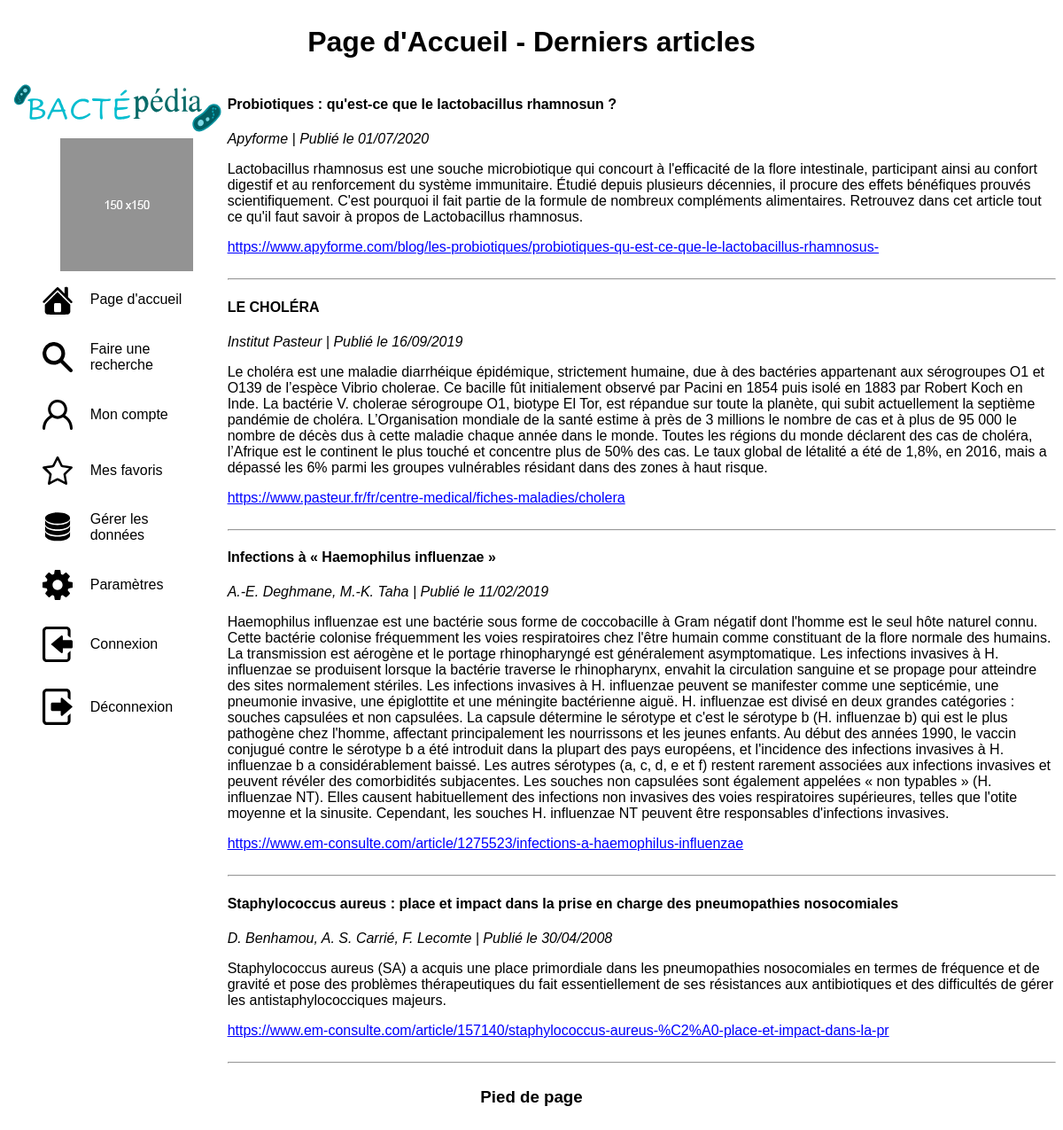
Page /page/accueil.php on the earlier database version.
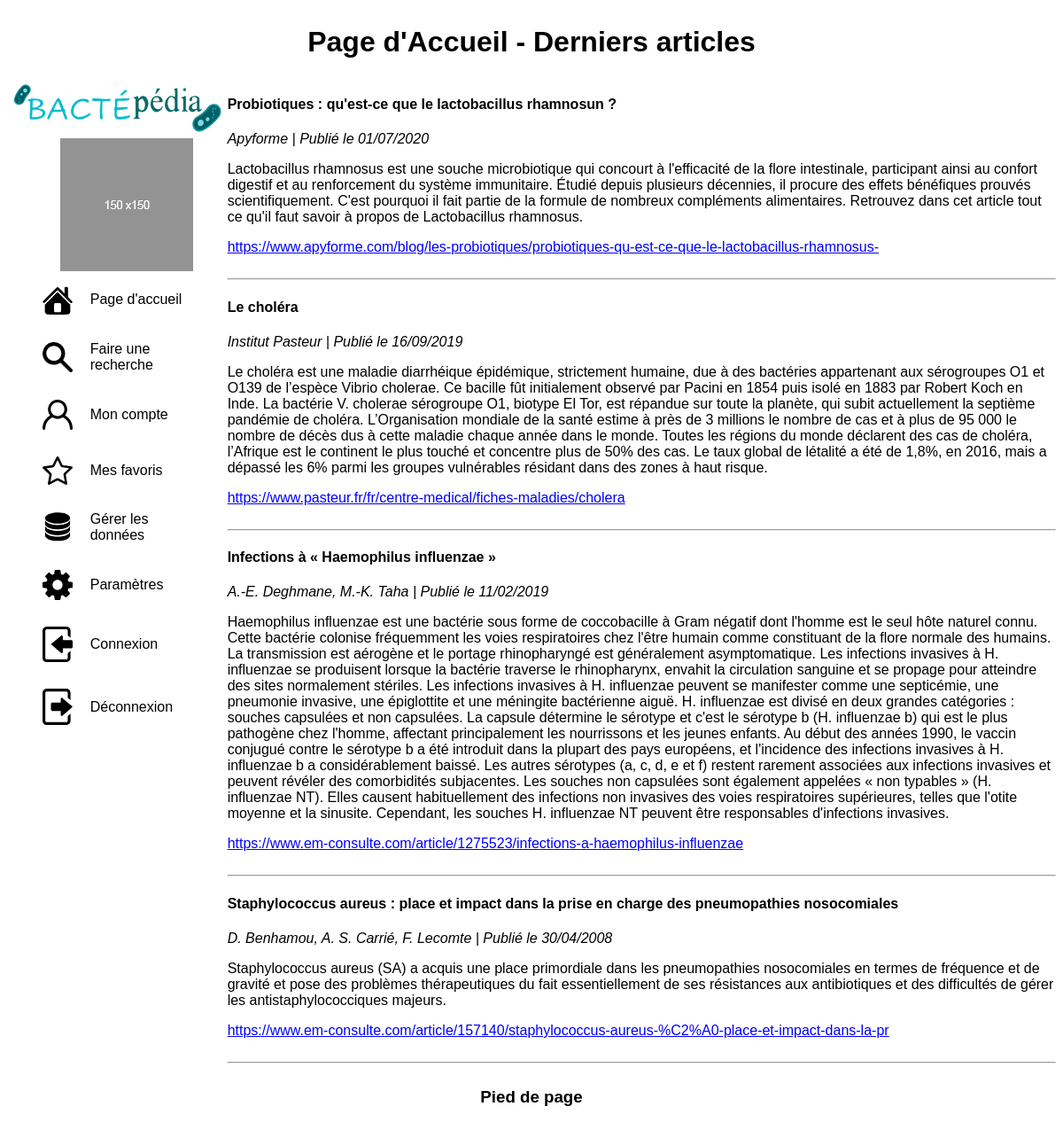
Same page on the later database version.
### tables this page shows
CREATE TABLE bcp__article(
    id_article INTEGER PRIMARY KEY AUTO_INCREMENT NOT NULL,
    titre_article VARCHAR(255) NOT NULL,
    auteur_article TEXT NOT NULL,
    extrait_article LONGTEXT NULL,
    LienSource_article TEXT NOT NULL,
    datePublication_article DATE NOT NULL,
    id_bacterie INTEGER NOT NULL
);

### function/function.php (called while the page is built, shortened)
<?php
function articleDESC10():array {
   $bdd = connect();
   $query = $bdd->prepare('SELECT * FROM bcp__article ORDER BY datePublication_article DESC LIMIT 10');
   $query->execute();
   return ($query->fetchAll(PDO::FETCH_ASSOC));
}

### function/miseEnPage.php (called while the page is built)
<?php
function enDate($date):string{
   return (date('d/m/Y', strtotime($date)));
}

### page/accueil.php (the view, shortened to what this page needs)
<?php
$titrePage = "Page d'Accueil - Derniers articles";
require_once '../elements/header.php';
require_once '../elements/nav.php';
require_once '../function/function.php';
require_once '../function/miseEnPage.php';
?>
<div class="contenu">
   <?php
   foreach (articleDESC10()as $article) {
      $date = enDate($article['datePublication_article']);
      echo <<<HTML
    <div>
        <h4> {$article['titre_article']} </h4>
        <em> {$article['auteur_article']}  | Publié le $date</em>
        <p> {$article['extrait_article']} </p>
        <a href=" {$article['LienSource_article']}" target="_blank" style="color: blue;"> {$article['LienSource_article']} </a>
    </div>
    <br>
    <hr>
HTML;
   }
   ?>
</div>
<?php
require_once '../elements/footer.php';
?>

### elements/header.php (shortened to what this page needs)
<html>
<head>
   <link rel="stylesheet" href="../style/superstyle.css">
</head>
<body>
<div class="container">
   <div class="header">
      <h1><?= $titrePage ?></h1>
   </div>

### elements/nav.php
<nav class="menu">
    <a href="../page/accueil.php" style="display: block; margin: 0;padding: 0;width: 100%;">
        <img src="../style/img/logo.svg" alt="logo du site" style="width: 100%;">
    </a>
    <img class="photoProfil" src="../style/img/img150x150.png" alt="">
    <a href="../page/accueil.php" class="button one">
        <img src="../style/img/house.svg" alt="">
        <div class="textelien">Page d'accueil</div>
    </a>
    <a href="../page/searchSimple.php" class="button one">
        <img src="../style/img/search.svg" alt="">
        <div class="textelien">Faire une recherche</div>
    </a>
    <a href="#" class="button one">
        <img src="../style/img/account.svg" alt="">
        <div class="textelien">Mon compte</div>
    </a>
    <a href="#" class="button one">
        <img src="../style/img/favoris.svg" alt="">
        <div class="textelien">Mes favoris</div>
    </a>
    <a href="#" class="button one">
        <img src="../style/img/database.svg" alt="">
        <div class="textelien">Gérer les données</div>
    </a>
    <a href="#" class="button one">
        <img src="../style/img/setting.svg" alt="">
        <div class="textelien">Paramètres</div>
    </a><a href="../page/login.php" class="button one">
        <img src="../style/img/login.svg" alt="">
        <div class="textelien">Connexion</div>
    </a>
    </a><a href="#" class="button one">
        <img src="../style/img/logout.svg" alt="">
        <div class="textelien">Déconnexion</div>
    </a>
</nav>

### elements/footer.php
<div class="footer">
   <h3>Pied de page</h3>
</div>
</div>
</body>
</html>

### style/superstyle.css (style rules this page uses)
* { box-sizing: border-box; font-family: "Arial"; }
a { color: black; }
.container { display: flex; flex-wrap: wrap; align-items: flex-start; }
.header { width: 100%; text-align: center; }
.footer { width: 100%; text-align: center; }
.menu { display: flex; flex-direction: column; width: 21%; align-items: flex-start; justify-content: center; }
.menu a { display: flex; flex-wrap: nowrap; align-items: center; align-items: center; padding: 5px 30px; margin: 10px; }
.menu a .textelien { padding-left: 20px; }
.menu a img { width: 20%; }
.photoProfil { padding: 0px 60px; }
.contenu { width: 79%; }
.button { text-decoration: none; color: black; position: relative; padding: 10px; }
a.button.one:before, a.button.one:after { content: ''; position: absolute; width: 10px; height: 10px; transition: all 0.3s ease; }
a.button.one:before { top: -2.5%; left: -1%; border-top: 2px solid white; border-left: 2px solid white; }
a.button.one:after { bottom: -2.5%; right: -1%; border-bottom: 2px solid white; border-right: 2px solid white; }

Differences in the rows shown:
changed bcp__article "Institut Pasteur": titre_article "LE CHOLÉRA" → "Le choléra"
